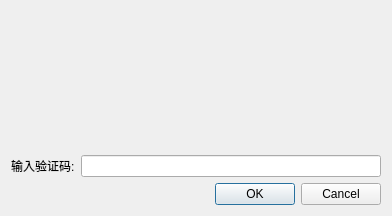
<?xml version="1.0" encoding="UTF-8"?>
<ui version="4.0">
 <class>askvc</class>
 <widget class="QDialog" name="askvc">
  <property name="geometry">
   <rect>
    <x>0</x>
    <y>0</y>
    <width>392</width>
    <height>216</height>
   </rect>
  </property>
  <property name="windowTitle">
   <string>Dialog</string>
  </property>
  <layout class="QVBoxLayout" name="verticalLayout">
   <item>
    <widget class="QLabel" name="img">
     <property name="sizePolicy">
      <sizepolicy hsizetype="Expanding" vsizetype="Expanding">
       <horstretch>0</horstretch>
       <verstretch>0</verstretch>
      </sizepolicy>
     </property>
     <property name="minimumSize">
      <size>
       <width>64</width>
       <height>64</height>
      </size>
     </property>
     <property name="text">
      <string/>
     </property>
    </widget>
   </item>
   <item>
    <layout class="QHBoxLayout" name="horizontalLayout">
     <item>
      <widget class="QLabel" name="label_2">
       <property name="text">
        <string>输入验证码:</string>
       </property>
      </widget>
     </item>
     <item>
      <widget class="QLineEdit" name="vc"/>
     </item>
    </layout>
   </item>
   <item>
    <widget class="QDialogButtonBox" name="buttonBox">
     <property name="orientation">
      <enum>Qt::Horizontal</enum>
     </property>
     <property name="standardButtons">
      <set>QDialogButtonBox::Cancel|QDialogButtonBox::Ok</set>
     </property>
    </widget>
   </item>
  </layout>
 </widget>
 <resources/>
 <connections>
  <connection>
   <sender>buttonBox</sender>
   <signal>accepted()</signal>
   <receiver>askvc</receiver>
   <slot>accept()</slot>
   <hints>
    <hint type="sourcelabel">
     <x>248</x>
     <y>254</y>
    </hint>
    <hint type="destinationlabel">
     <x>157</x>
     <y>274</y>
    </hint>
   </hints>
  </connection>
  <connection>
   <sender>buttonBox</sender>
   <signal>rejected()</signal>
   <receiver>askvc</receiver>
   <slot>reject()</slot>
   <hints>
    <hint type="sourcelabel">
     <x>316</x>
     <y>260</y>
    </hint>
    <hint type="destinationlabel">
     <x>286</x>
     <y>274</y>
    </hint>
   </hints>
  </connection>
 </connections>
</ui>
